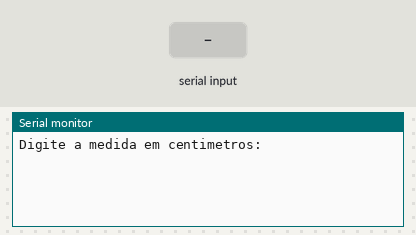
Recording of a sketch running on a simulated Arduino Uno, built with avr-gcc and run on an emulated ATmega328P. Parts: the last lines printed to the serial monitor. The test bench sets the inputs (shaded band).

Above: at 1.2 s.
1.3 s: "90,45\n" received over Serial
At 2.8 s:
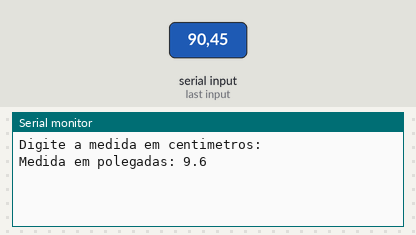
At 8.5 s:
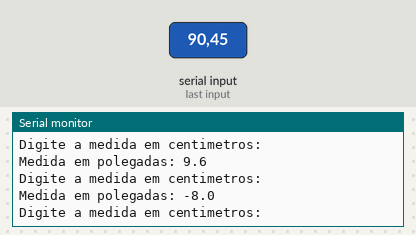

Measured:
- after the input at 1.3 s, the serial monitor: prints a new line at once (image 1)

The sketch:

exerc_cio_51.ino
```cpp
// Faça um programa que receba a medida em centímetros e exiba esse
// número em polegadas. Uma polegada equivale a 2.49 centímetros

// Variáveis
int cm = 0;
int polegadas10 = 0; // polegadas multiplicadas por 10 para simular uma casa decimal

void setup() {
Serial.begin(9600);
}

void loop() {
// Entrada
Serial.println("Digite a medida em centimetros:");
while (!Serial.available()) {}
cm = Serial.parseInt();

// Processamento
// 1 polegada = 2.54 cm → usamos 254 ao invés de 2.54 (trabalhando com inteiros)
// multiplicamos por 10 para manter uma casa decimal no resultado
polegadas10 = (cm * 1000) / 254;

// Saída
Serial.print("Medida em polegadas: ");
Serial.print(polegadas10 / 10); // parte inteira
Serial.print(".");
Serial.println(polegadas10 % 10); // parte decimal

// Limpa o buffer
while (Serial.available()) { Serial.read(); }

delay(3000);
}
```
